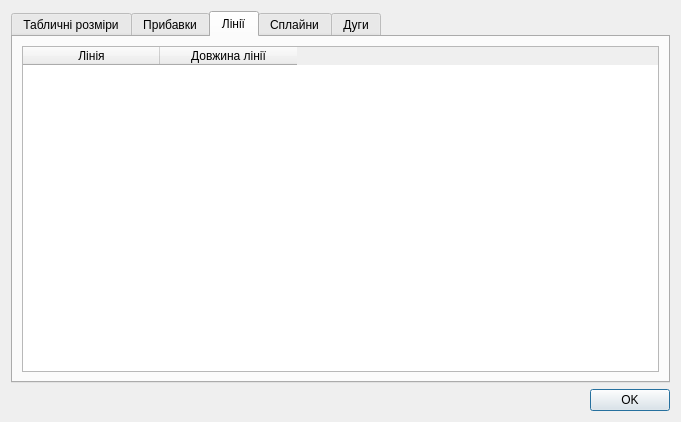
<?xml version="1.0" encoding="UTF-8"?>
<ui version="4.0">
 <class>DialogIncrements</class>
 <widget class="QDialog" name="DialogIncrements">
  <property name="geometry">
   <rect>
    <x>0</x>
    <y>0</y>
    <width>681</width>
    <height>422</height>
   </rect>
  </property>
  <property name="windowTitle">
   <string>Dialog</string>
  </property>
  <layout class="QVBoxLayout" name="verticalLayout">
   <item>
    <widget class="QTabWidget" name="tabWidget">
     <property name="tabPosition">
      <enum>QTabWidget::North</enum>
     </property>
     <property name="currentIndex">
      <number>2</number>
     </property>
     <widget class="QWidget" name="tabStandart">
      <attribute name="title">
       <string>Табличні розміри</string>
      </attribute>
      <layout class="QGridLayout" name="gridLayout_2">
       <item row="0" column="0">
        <widget class="QTableWidget" name="tableWidgetStandart">
         <property name="enabled">
          <bool>true</bool>
         </property>
         <property name="editTriggers">
          <set>QAbstractItemView::NoEditTriggers</set>
         </property>
         <property name="alternatingRowColors">
          <bool>true</bool>
         </property>
         <property name="selectionMode">
          <enum>QAbstractItemView::SingleSelection</enum>
         </property>
         <property name="selectionBehavior">
          <enum>QAbstractItemView::SelectRows</enum>
         </property>
         <property name="wordWrap">
          <bool>true</bool>
         </property>
         <attribute name="horizontalHeaderCascadingSectionResizes">
          <bool>false</bool>
         </attribute>
         <attribute name="horizontalHeaderDefaultSectionSize">
          <number>95</number>
         </attribute>
         <attribute name="horizontalHeaderMinimumSectionSize">
          <number>25</number>
         </attribute>
         <attribute name="horizontalHeaderShowSortIndicator" stdset="0">
          <bool>false</bool>
         </attribute>
         <attribute name="horizontalHeaderStretchLastSection">
          <bool>true</bool>
         </attribute>
         <attribute name="verticalHeaderVisible">
          <bool>false</bool>
         </attribute>
         <attribute name="verticalHeaderDefaultSectionSize">
          <number>45</number>
         </attribute>
         <attribute name="verticalHeaderMinimumSectionSize">
          <number>8</number>
         </attribute>
         <column>
          <property name="text">
           <string>Позначення</string>
          </property>
         </column>
         <column>
          <property name="text">
           <string>Розраховане знач.</string>
          </property>
         </column>
         <column>
          <property name="text">
           <string>Базове знач.</string>
          </property>
         </column>
         <column>
          <property name="text">
           <string>В розмірах</string>
          </property>
         </column>
         <column>
          <property name="text">
           <string>В ростах</string>
          </property>
         </column>
         <column>
          <property name="text">
           <string>Опис</string>
          </property>
         </column>
        </widget>
       </item>
      </layout>
     </widget>
     <widget class="QWidget" name="tabIncrements">
      <attribute name="title">
       <string>Прибавки</string>
      </attribute>
      <layout class="QGridLayout" name="gridLayout">
       <item row="0" column="0" colspan="3">
        <widget class="QTableWidget" name="tableWidgetIncrement">
         <property name="alternatingRowColors">
          <bool>true</bool>
         </property>
         <property name="selectionMode">
          <enum>QAbstractItemView::SingleSelection</enum>
         </property>
         <property name="wordWrap">
          <bool>true</bool>
         </property>
         <attribute name="horizontalHeaderCascadingSectionResizes">
          <bool>false</bool>
         </attribute>
         <attribute name="horizontalHeaderDefaultSectionSize">
          <number>95</number>
         </attribute>
         <attribute name="horizontalHeaderMinimumSectionSize">
          <number>17</number>
         </attribute>
         <attribute name="horizontalHeaderShowSortIndicator" stdset="0">
          <bool>false</bool>
         </attribute>
         <attribute name="horizontalHeaderStretchLastSection">
          <bool>true</bool>
         </attribute>
         <attribute name="verticalHeaderVisible">
          <bool>false</bool>
         </attribute>
         <attribute name="verticalHeaderDefaultSectionSize">
          <number>45</number>
         </attribute>
         <column>
          <property name="text">
           <string>Позначення</string>
          </property>
         </column>
         <column>
          <property name="text">
           <string>Розраховане знач.</string>
          </property>
         </column>
         <column>
          <property name="text">
           <string>Базове знач.</string>
          </property>
         </column>
         <column>
          <property name="text">
           <string>В розмірах</string>
          </property>
         </column>
         <column>
          <property name="text">
           <string>В ростах</string>
          </property>
         </column>
         <column>
          <property name="text">
           <string>Опис</string>
          </property>
         </column>
        </widget>
       </item>
       <item row="1" column="0">
        <widget class="QToolButton" name="toolButtonAdd">
         <property name="text">
          <string>...</string>
         </property>
         <property name="icon">
          <iconset theme="list-add">
           <normaloff/>
          </iconset>
         </property>
        </widget>
       </item>
       <item row="1" column="1">
        <widget class="QToolButton" name="toolButtonRemove">
         <property name="enabled">
          <bool>false</bool>
         </property>
         <property name="text">
          <string>...</string>
         </property>
         <property name="icon">
          <iconset theme="list-remove">
           <normaloff/>
          </iconset>
         </property>
        </widget>
       </item>
      </layout>
     </widget>
     <widget class="QWidget" name="tab_3">
      <attribute name="title">
       <string>Лінії</string>
      </attribute>
      <layout class="QGridLayout" name="gridLayout_3">
       <item row="0" column="0">
        <widget class="QTableWidget" name="tableWidgetLines">
         <property name="editTriggers">
          <set>QAbstractItemView::NoEditTriggers</set>
         </property>
         <attribute name="horizontalHeaderCascadingSectionResizes">
          <bool>false</bool>
         </attribute>
         <attribute name="horizontalHeaderDefaultSectionSize">
          <number>137</number>
         </attribute>
         <attribute name="horizontalHeaderStretchLastSection">
          <bool>false</bool>
         </attribute>
         <attribute name="verticalHeaderVisible">
          <bool>false</bool>
         </attribute>
         <column>
          <property name="text">
           <string>Лінія</string>
          </property>
         </column>
         <column>
          <property name="text">
           <string>Довжина лінії</string>
          </property>
         </column>
        </widget>
       </item>
      </layout>
     </widget>
     <widget class="QWidget" name="tab_4">
      <attribute name="title">
       <string>Сплайни</string>
      </attribute>
      <layout class="QGridLayout" name="gridLayout_4">
       <item row="0" column="0">
        <widget class="QTableWidget" name="tableWidget_2">
         <property name="editTriggers">
          <set>QAbstractItemView::NoEditTriggers</set>
         </property>
         <attribute name="horizontalHeaderCascadingSectionResizes">
          <bool>false</bool>
         </attribute>
         <attribute name="horizontalHeaderDefaultSectionSize">
          <number>137</number>
         </attribute>
         <attribute name="horizontalHeaderStretchLastSection">
          <bool>false</bool>
         </attribute>
         <attribute name="verticalHeaderVisible">
          <bool>false</bool>
         </attribute>
         <column>
          <property name="text">
           <string>Сплайн</string>
          </property>
         </column>
         <column>
          <property name="text">
           <string>Довжина сплайну</string>
          </property>
         </column>
        </widget>
       </item>
      </layout>
     </widget>
     <widget class="QWidget" name="tab_5">
      <attribute name="title">
       <string>Дуги</string>
      </attribute>
      <layout class="QGridLayout" name="gridLayout_5">
       <item row="0" column="0">
        <widget class="QTableWidget" name="tableWidget_3">
         <property name="editTriggers">
          <set>QAbstractItemView::NoEditTriggers</set>
         </property>
         <attribute name="horizontalHeaderCascadingSectionResizes">
          <bool>false</bool>
         </attribute>
         <attribute name="horizontalHeaderDefaultSectionSize">
          <number>137</number>
         </attribute>
         <attribute name="horizontalHeaderStretchLastSection">
          <bool>false</bool>
         </attribute>
         <attribute name="verticalHeaderVisible">
          <bool>false</bool>
         </attribute>
         <column>
          <property name="text">
           <string>Дуга</string>
          </property>
         </column>
         <column>
          <property name="text">
           <string>Довжина дуги</string>
          </property>
         </column>
        </widget>
       </item>
      </layout>
     </widget>
    </widget>
   </item>
   <item>
    <widget class="QDialogButtonBox" name="buttonBox">
     <property name="orientation">
      <enum>Qt::Horizontal</enum>
     </property>
     <property name="standardButtons">
      <set>QDialogButtonBox::Ok</set>
     </property>
     <property name="centerButtons">
      <bool>false</bool>
     </property>
    </widget>
   </item>
  </layout>
 </widget>
 <resources/>
 <connections>
  <connection>
   <sender>buttonBox</sender>
   <signal>accepted()</signal>
   <receiver>DialogIncrements</receiver>
   <slot>accept()</slot>
   <hints>
    <hint type="sourcelabel">
     <x>248</x>
     <y>254</y>
    </hint>
    <hint type="destinationlabel">
     <x>157</x>
     <y>274</y>
    </hint>
   </hints>
  </connection>
  <connection>
   <sender>buttonBox</sender>
   <signal>rejected()</signal>
   <receiver>DialogIncrements</receiver>
   <slot>reject()</slot>
   <hints>
    <hint type="sourcelabel">
     <x>316</x>
     <y>260</y>
    </hint>
    <hint type="destinationlabel">
     <x>286</x>
     <y>274</y>
    </hint>
   </hints>
  </connection>
 </connections>
</ui>
